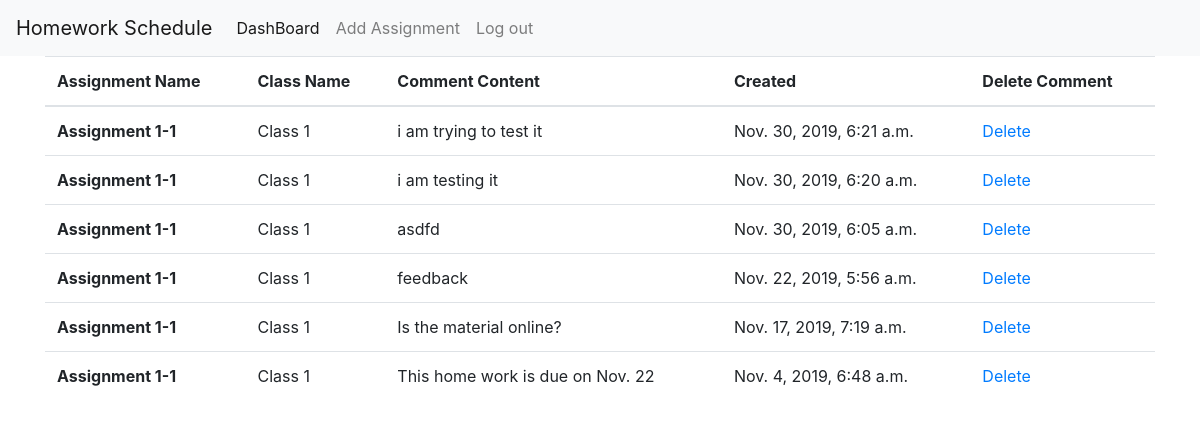
The app's page /comments/ (signed in), older data.
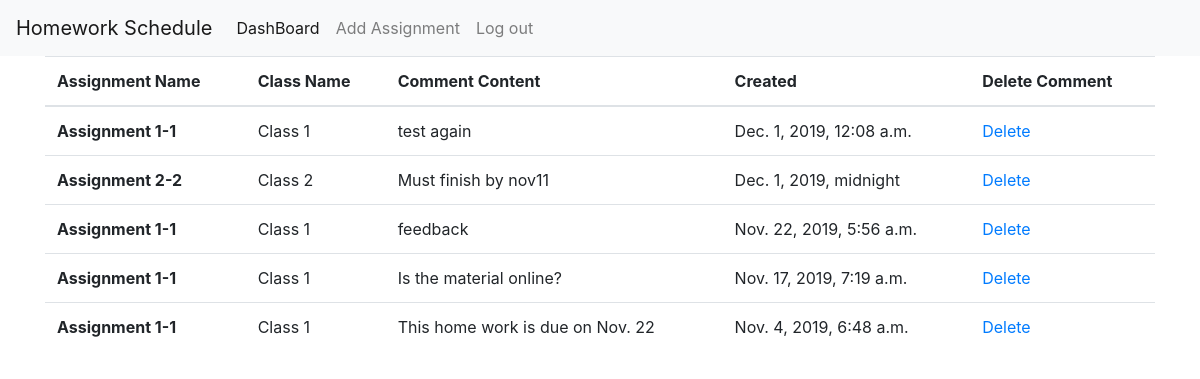
The same page, newer data.
### homeworkScheduleWeb/models.py (models this page shows, shortened)
class Comment(models.Model):
    content = models.TextField(default='', null=False)
    assignment_id = models.ForeignKey('Assignment', related_name='comments', on_delete=models.CASCADE, null=False)
    status = models.CharField(max_length=1, default='1', null=False)
    created = models.DateTimeField(auto_now_add=True, blank=True)
    user_id = models.ForeignKey(User, on_delete=models.CASCADE, null=True)

class Assignment(models.Model):
    name = models.TextField(default='', null=False)
    content = models.TextField(default='', null=False)
    class_id = models.ForeignKey('ClassName', on_delete=models.CASCADE, null=False)

class ClassName(models.Model):
    name = models.TextField(default='', null=False)

### homeworkScheduleWeb/views.py (the view)
# urls.py: url('^comments/', login_required(comments_view)),
def comments_view(request):
    comments = list(Comment.objects.all().order_by('-id'))
    data = {'comments': comments}
    return render(request, 'comments.html', data)

### templates/comments.html (shortened to what this page needs)
<!doctype html>
<html lang="en">
  <head>
    <link rel="stylesheet" href="https://stackpath.bootstrapcdn.com/bootstrap/4.1.3/css/bootstrap.min.css">
  </head>
  <body>
    {% include "nav.html" %}
    <div class="container">
        <table class="table">
          <thead>
            <tr>
              <th scope="col">Assignment Name</th>
              <th scope="col">Class Name</th>
              <th scope="col">Comment Content</th>
              <th scope="col">Created </th>
              <th scope="col">Delete Comment </th>
            </tr>
          </thead>
          <tbody>
            {% for comment in comments %}
            <tr>
              <th scope="row"> {{ comment.assignment_id.name}}</th>
              <td> {{ comment.assignment_id.class_id.name}}</td>
              <td>{{ comment.content}}</a></td>
                <td>{{ comment.created }}</td>
                <td><a href="/delete_comment/{{comment.id }}"> Delete</a></td>
            </tr>
            {% endfor %}
          </tbody>
        </table>
    </div>
  </body>
</html>

### templates/nav.html (shortened to what this page needs)
<!DOCTYPE html>
<html lang="en">
<head>
    <link rel="stylesheet" href="https://stackpath.bootstrapcdn.com/bootstrap/4.1.3/css/bootstrap.min.css">
</head>
<body>
  <nav class="navbar navbar-expand-lg navbar-light bg-light">
  <a class="navbar-brand" href="#">Homework Schedule</a>
  <div class="collapse navbar-collapse" id="navbarSupportedContent">
    <ul class="navbar-nav mr-auto">
      <li class="nav-item active">
        <a class="nav-link" href="/homePage">DashBoard <span class="sr-only">(current)</span></a>
      </li>
      <li class="nav-item">
        <a class="nav-link" href="/createAssignment">Add Assignment</a>
      </li>
      <li class="nav-item dropdown">
        <a class="nav-link" href="/accounts/logout" id="navbarDropdown" role="button" data-toggle="dropdown" aria-haspopup="true" aria-expanded="false">
          Log out
        </a>
      </li>
    </ul>
  </div>
</nav>
</body>
</html>

Row changes from the older to the newer data that the page shows:
removed Comment: assignment_id.name "Assignment 1-1", assignment_id.class_id.name "Class 1", content "i am trying to test it", created "Nov. 30, 2019, 6:21 a.m."
removed Comment: assignment_id.name "Assignment 1-1", assignment_id.class_id.name "Class 1", content "i am testing it", created "Nov. 30, 2019, 6:20 a.m."
removed Comment: assignment_id.name "Assignment 1-1", assignment_id.class_id.name "Class 1", content "asdfd", created "Nov. 30, 2019, 6:05 a.m."
added Comment: assignment_id.name "Assignment 1-1", assignment_id.class_id.name "Class 1", content "test again", created "Dec. 1, 2019, 12:08 a.m."
added Comment: assignment_id.name "Assignment 2-2", assignment_id.class_id.name "Class 2", content "Must finish by nov11", created "Dec. 1, 2019, midnight"
